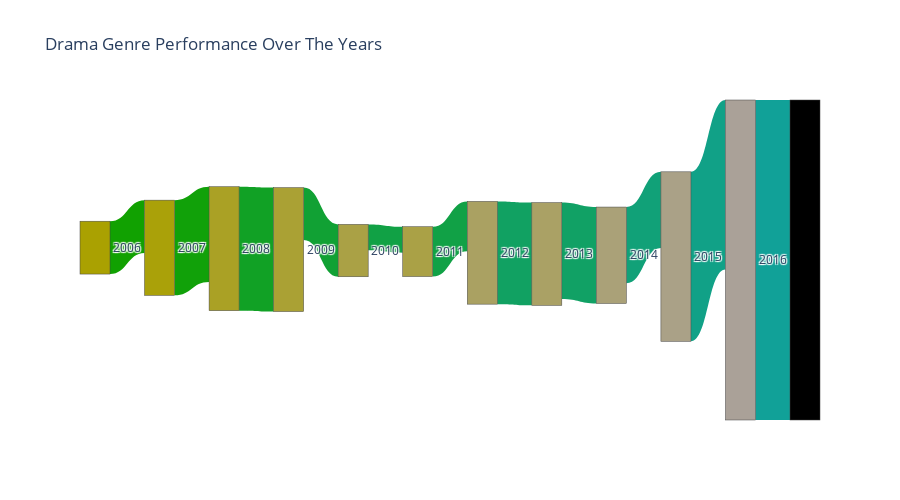
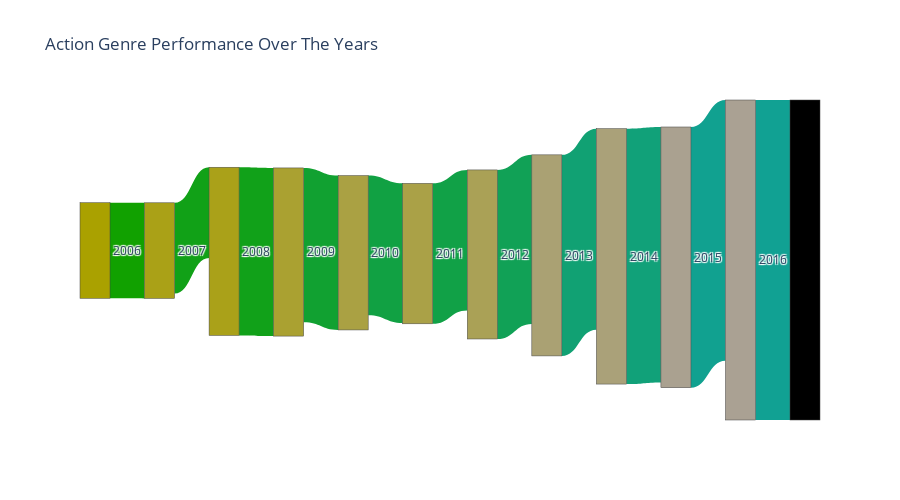
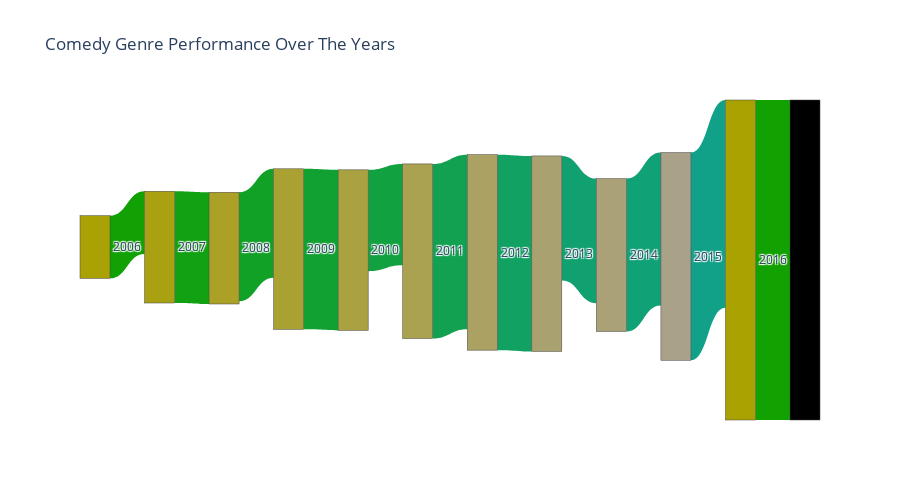
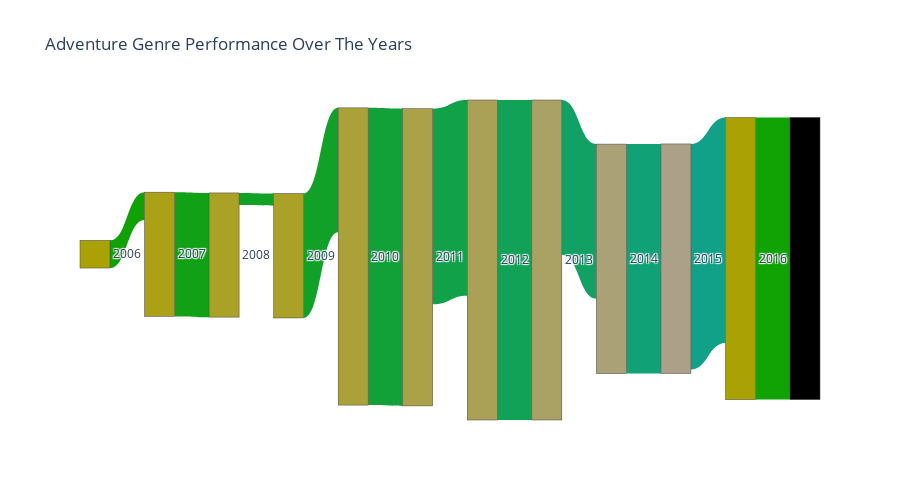

Write notebook code for charts like these, in order.
### Code cell
print('Performance of Genres basis Revenue')
for genre in df_genre.sort_values(['Frequency','Total Revenue (Millions)'],ascending=False)['Genre'][:5].tolist():
    data_trace = go.Sankey(
        node = dict(
            pad = 10,
            thickness = 30,
            label = df_sankey[df_sankey['Genre1'] == genre]['Node, Label'],
            color = df_sankey[df_sankey['Genre1'] == genre]['NodeColor']
        ),
        link = dict(
            source = df_sankey[df_sankey['Genre1'] == genre]['Source'],
            target = df_sankey[df_sankey['Genre1'] == genre]['Target'],
            value = df_sankey[df_sankey['Genre1'] == genre]['Value'],
            color = df_sankey[df_sankey['Genre1'] == genre]['LinkColor'],
            label = df_sankey[df_sankey['Genre1'] == genre]['Value']
        )
    )
    layout = go.Layout(
        title = genre + ' Genre Performance Over The Years',
        height = 500
    )
    fig = go.Figure(
        data = [data_trace],
        layout = layout
    )
    offline.iplot(fig)

### Figure 1 — Plotly figure (JSON) as saved in the notebook; plotly's stock layout.template omitted (floating-point values rounded to 4 significant figures)
{"data": [{"link": {"color": ["#11A101", "#11A109", "#11A125", "#11A134", "#11A145", "#11A146", "#11A162", "#11A165", "#11A178", "#11A187", "#11A198"], "label": [344.2, 620.0, 807.1, 341.1, 169.1, 324.4, 669.2, 627.9, 495.7, 1104.0, 2084.0], "source": [0, 1, 2, 3, 4, 5, 6, 7, 8, 9, 10], "target": [1, 2, 3, 4, 5, 6, 7, 8, 9, 10, 11], "value": [344.2, 620.0, 807.1, 341.1, 169.1, 324.4, 669.2, 627.9, 495.7, 1104.0, 2084.0]}, "node": {"color": ["#AAA101", "#AAA109", "#AAA125", "#AAA134", "#AAA145", "#AAA146", "#AAA162", "#AAA165", "#AAA178", "#AAA187", "#AAA198"], "label": [2006, 2007, 2008, 2009, 2010, 2011, 2012, 2013, 2014, 2015, 2016], "pad": 10, "thickness": 30}, "type": "sankey"}], "layout": {"height": 500, "title": {"text": "Drama Genre Performance Over The Years"}}}

### Figure 2 — Plotly figure (JSON) as saved in the notebook; plotly's stock layout.template omitted (floating-point values rounded to 4 significant figures)
{"data": [{"link": {"color": ["#11A100", "#11A117", "#11A119", "#11A131", "#11A143", "#11A147", "#11A156", "#11A173", "#11A179", "#11A190", "#11A193"], "label": [1669.0, 1583.0, 2935.0, 2694.0, 2439.0, 2451.0, 2951.0, 3509.0, 4458.0, 4551.0, 5585.0], "source": [0, 1, 2, 3, 4, 5, 6, 7, 8, 9, 10], "target": [1, 2, 3, 4, 5, 6, 7, 8, 9, 10, 11], "value": [1669.0, 1583.0, 2935.0, 2694.0, 2439.0, 2451.0, 2951.0, 3509.0, 4458.0, 4551.0, 5585.0]}, "node": {"color": ["#AAA100", "#AAA117", "#AAA119", "#AAA131", "#AAA143", "#AAA147", "#AAA156", "#AAA173", "#AAA179", "#AAA190", "#AAA193"], "label": [2006, 2007, 2008, 2009, 2010, 2011, 2012, 2013, 2014, 2015, 2016], "pad": 10, "thickness": 30}, "type": "sankey"}], "layout": {"height": 500, "title": {"text": "Action Genre Performance Over The Years"}}}

### Figure 3 — Plotly figure (JSON) as saved in the notebook; plotly's stock layout.template omitted (floating-point values rounded to 4 significant figures)
{"data": [{"link": {"color": ["#11A104", "#11A112", "#11A126", "#11A133", "#11A140", "#11A151", "#11A163", "#11A171", "#11A176", "#11A189", "#11A201"], "label": [323.1, 576.0, 561.3, 827.7, 522.4, 900.3, 1008.0, 642.3, 788.1, 1071.0, 1650.0], "source": [0, 1, 2, 3, 4, 5, 6, 7, 8, 9, 10], "target": [1, 2, 3, 4, 5, 6, 7, 8, 9, 10, 11], "value": [323.1, 576.0, 561.3, 827.7, 522.4, 900.3, 1008.0, 642.3, 788.1, 1071.0, 1650.0]}, "node": {"color": ["#AAA104", "#AAA112", "#AAA126", "#AAA133", "#AAA140", "#AAA151", "#AAA163", "#AAA171", "#AAA176", "#AAA189", "#AAA201"], "label": [2006, 2007, 2008, 2009, 2010, 2011, 2012, 2013, 2014, 2015, 2016], "pad": 10, "thickness": 30}, "type": "sankey"}], "layout": {"height": 500, "title": {"text": "Comedy Genre Performance Over The Years"}}}

### Figure 4 — Plotly figure (JSON) as saved in the notebook; plotly's stock layout.template omitted (floating-point values rounded to 4 significant figures)
{"data": [{"link": {"color": ["#11A106", "#11A116", "#11A127", "#11A129", "#11A138", "#11A149", "#11A157", "#11A164", "#11A177", "#11A188", "#11A204"], "label": [112.5, 504.7, 49.55, 505.8, 1208.0, 795.0, 1300.0, 628.5, 932.6, 916.0, 1146.0], "source": [0, 1, 2, 3, 4, 5, 6, 7, 8, 9, 10], "target": [1, 2, 3, 4, 5, 6, 7, 8, 9, 10, 11], "value": [112.5, 504.7, 49.55, 505.8, 1208.0, 795.0, 1300.0, 628.5, 932.6, 916.0, 1146.0]}, "node": {"color": ["#AAA106", "#AAA116", "#AAA127", "#AAA129", "#AAA138", "#AAA149", "#AAA157", "#AAA164", "#AAA177", "#AAA188", "#AAA204"], "label": [2006, 2007, 2008, 2009, 2010, 2011, 2012, 2013, 2014, 2015, 2016], "pad": 10, "thickness": 30}, "type": "sankey"}], "layout": {"height": 500, "title": {"text": "Adventure Genre Performance Over The Years"}}}
